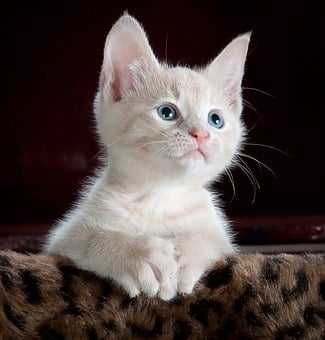
#> input picture Core Operations/cat.jpg, 325 x 340 px, found by its file name
$ python Ex3.py
#> lines starting #> are read from the running program, lines starting #| are printed output that depends on the picture; after the words box and inside, x2 and y2 are one past the last pixel; in counts of white or black regions, pixels touching at a corner belong together
# Image Thresholding
import cv2 as cv
import numpy as np
from matplotlib import pyplot as plt

img = cv.imread(r"C:\Users\LONG VU\Desktop\OpenCV\Core Operations\cat.jpg")
#> img is the input picture: shape (340, 325, 3); mean B, G, R 64.4, 66.9, 78.5
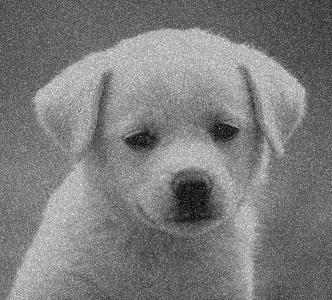
#> input picture Image_processing/noisy.png, 332 x 300 px, found by its file name
#> further down, img1 is the input picture: shape (300, 332, 3); min 0, max 254, mean 124.1

# Simple thresholding
def simplethresholding():
    ret,thresh1 = cv.threshold(img, 127, 255, cv.THRESH_BINARY)
    ret,thresh2 = cv.threshold(img, 127, 255, cv.THRESH_BINARY_INV)
    ret,thresh3 = cv.threshold(img, 127, 255, cv.THRESH_TRUNC)
    ret,thresh4 = cv.threshold(img, 127, 255, cv.THRESH_TOZERO)
    ret,thresh5 = cv.threshold(img, 127, 255, cv.THRESH_TOZERO_INV)

    titles = ["Original Image", "BINARY", "BINARY_INV", "TRUNV", "TOZERO", "TOZERO_INV"]
    imgages = [img, thresh1, thresh2, thresh3, thresh4, thresh5]

    for i in range(6):
        plt.subplot(2,3, i+1)
        plt.imshow(imgages[i], 'gray', vmin=0, vmax=255)
        plt.title(titles[i])
        plt.xticks([])
        plt.yticks([])

    plt.show()

# Adaptive Thresholding -> algorithm deetermines the threshold for a pixel
# based on a small region around it
def adaptive_threshold(img):
    img = cv.medianBlur(img,5)
    img = cv.cvtColor(img, cv.COLOR_BGR2GRAY)
    ret,th1 = cv.threshold(img,127,255,cv.THRESH_BINARY)
    th2 = cv.adaptiveThreshold(img,255,cv.ADAPTIVE_THRESH_MEAN_C,\
                cv.THRESH_BINARY,11,2)
    th3 = cv.adaptiveThreshold(img,255,cv.ADAPTIVE_THRESH_GAUSSIAN_C,\
                cv.THRESH_BINARY,11,2)
    titles = ['Original Image', 'Global Thresholding (v = 127)',
                'Adaptive Mean Thresholding', 'Adaptive Gaussian Thresholding']
    images = [img, th1, th2, th3]
    for i in range(4):
        plt.subplot(2,2,i+1),plt.imshow(images[i],'gray')
        plt.title(titles[i])
        plt.xticks([]),plt.yticks([])
    plt.show()

def Otsu_Binarization(img):
    # global thresholding
    ret1,th1 = cv.threshold(img,127,255,cv.THRESH_BINARY)
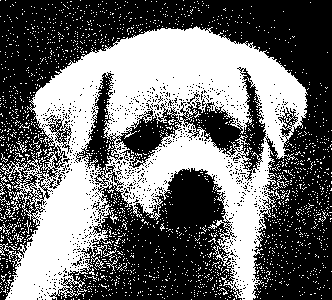
#> th1: shape (300, 332, 3); 42.8% white; 2086 white regions (2071 under 20 px), largest, box (x1, y1, x2, y2) and area: (1, 26, 308, 300) 38270, (0, 243, 17, 259) 77, (271, 175, 288, 190) 51
    # Otsu's thresholding
    img2 = cv.cvtColor(img, cv.COLOR_BGR2GRAY)
    ret2,th2 = cv.threshold(img2,0,255,cv.THRESH_BINARY+cv.THRESH_OTSU)
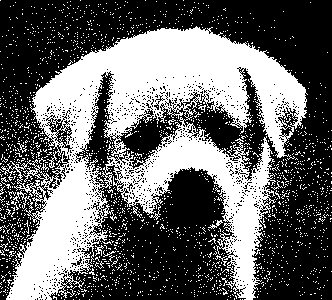
#> th2: shape (300, 332); 40.3% white; 1999 white regions (1983 under 20 px), largest, box (x1, y1, x2, y2) and area: (1, 26, 308, 300) 36079, (208, 220, 223, 229) 42, (95, 245, 104, 256) 40
#> ret2 = 130
    # Otsu's thresholding after Gaussian filtering
    blur = cv.GaussianBlur(img2,(5,5),0)
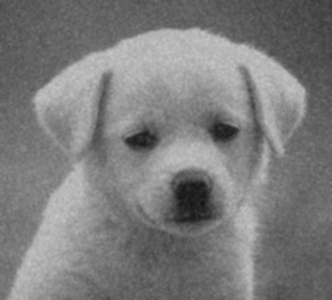
#> blur: shape (300, 332); min 16, max 199, mean 124.1
    ret3,th3 = cv.threshold(blur,0,255,cv.THRESH_BINARY+cv.THRESH_OTSU)
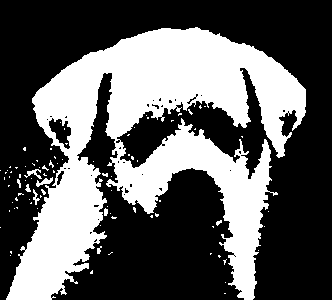
#> th3: shape (300, 332); 37.4% white; 88 white regions (79 under 20 px), largest, box (x1, y1, x2, y2) and area: (6, 27, 306, 300) 36551, (36, 177, 53, 187) 75, (24, 169, 42, 179) 70
#> ret3 = 131
    # plot all the images and their histograms
    images = [img, 0, th1,
              img, 0, th2,
              blur, 0, th3]
    titles = ['Original Noisy Image','Histogram','Global Thresholding (v=127)',
              'Original Noisy Image','Histogram',"Otsu's Thresholding",
              'Gaussian filtered Image','Histogram',"Otsu's Thresholding"]
    for i in range(3):
        plt.subplot(3,3,i*3+1),plt.imshow(images[i*3],'gray')
        plt.title(titles[i*3]), plt.xticks([]), plt.yticks([])
        plt.subplot(3,3,i*3+2),plt.hist(images[i*3].ravel(),256)
        plt.title(titles[i*3+1]), plt.xticks([]), plt.yticks([])
        plt.subplot(3,3,i*3+3),plt.imshow(images[i*3+2],'gray')
        plt.title(titles[i*3+2]), plt.xticks([]), plt.yticks([])
    plt.show()
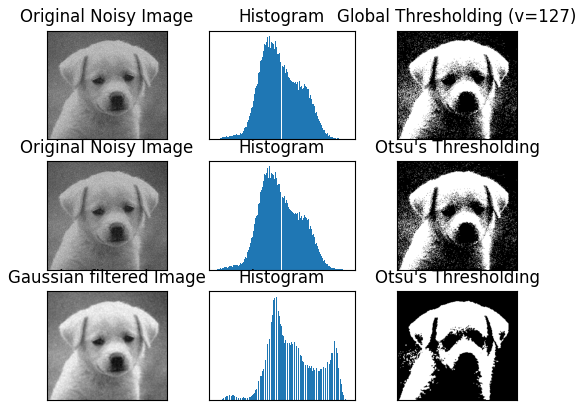
#> figure drawn by matplotlib, 9 panels
# adaptive_threshold(img)

img1 = cv.imread(r"C:\Users\LONG VU\Desktop\OpenCV\Image_processing\noisy.png")
# print( img1)
# image = img1.astype("CV_8UC1")

Otsu_Binarization(img1)
